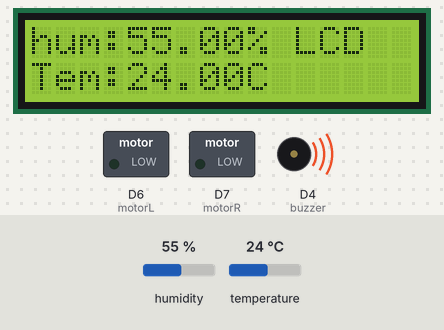
Recording of a sketch running on a simulated ESP8266 (NodeMCU). On the bench: 16×2 character LCD, switched loads named in the sketch (green lamp = pin HIGH), buzzer (waves = sounding, pin HIGH). The inputs (shaded band) are chosen by the test bench; at power-on: humidity 55 %, temperature 24 °C. What the sketch prints to the serial monitor is not drawn.

Above: at 2.7 s.
2.8 s: humidity set to 22 %
At 9.1 s:
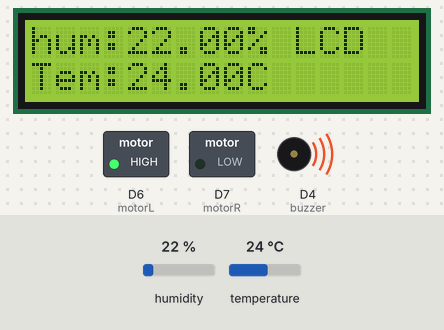
12.4 s: temperature set to 12 °C
At 14.7 s:
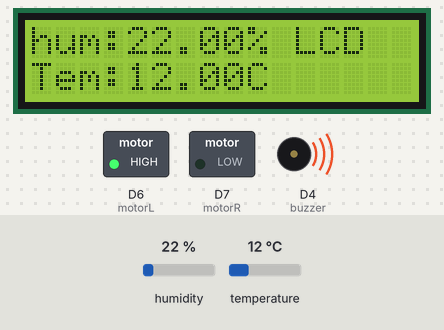
19.4 s: humidity set to 40 %
At 26.0 s:
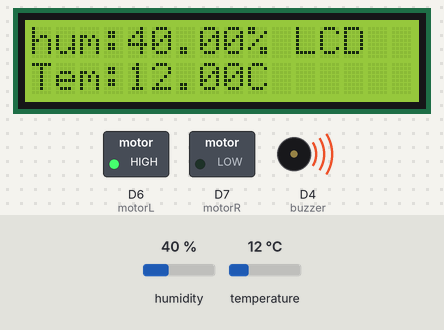
26.4 s: temperature set to 19 °C
At 31.7 s:
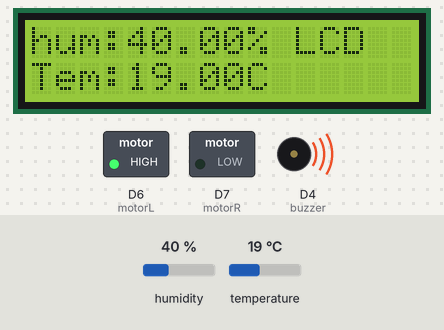
Timing chart, 0 to 34.4 s (numbered marks = the images above; inputs shaded):
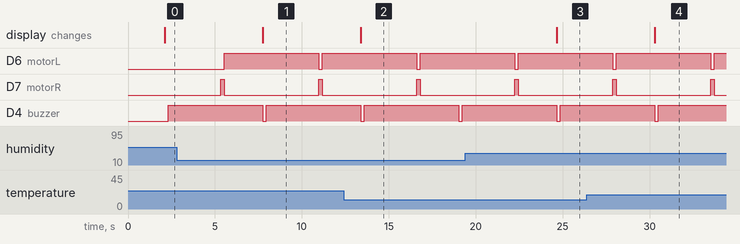

The sketch:

cs326.c.ino
```cpp
#include <Wire.h>
#include <LiquidCrystal_I2C.h>
#include "DHT.h"

LiquidCrystal_I2C lcd(0x27,16,2);
//LiquidCrystal_I2C lcd(0x3F,16,2);

DHT dht;
int buzzer = D4;
int dhtport = D5;
int motorL = D6;
int motorR = D7;

void setup() {
  Serial.begin(115200);
  Serial.println("Hello");
  //Serial.println("Status\tHumidity (%)\tTemperature (C)\t(F)");

  dht.setup(D5);

  lcd.begin();
  lcd.backlight();
  lcd.setCursor(0,0);
  lcd.print("Hello from LCD");
  lcd.setCursor(2,1);
  lcd.print("- Buzzer");

  pinMode(buzzer, OUTPUT);
  pinMode(motorL, OUTPUT);
  pinMode(motorR, OUTPUT);

}

void loop() {
  delay(dht.getMinimumSamplingPeriod());

  float humidity = dht.getHumidity();
  float temperature = dht.getTemperature();

  Serial.print(dht.getStatusString());
  Serial.print("\tHumidity : ");
  Serial.print(humidity,1);
  Serial.print("\t\tTemp C : ");
  Serial.print(temperature,1);
  Serial.println(dht.toFahrenheit(temperature), 1);

  lcd.setCursor(0, 0);
  lcd.print("hum:     ");
  lcd.setCursor(4, 0);
  lcd.print(humidity);
  lcd.setCursor(9, 0);
  lcd.print("%");
  lcd.setCursor(0, 1);
  lcd.print("Tem:     ");
  lcd.setCursor(4, 1);
  lcd.print(temperature);
  lcd.setCursor(9, 1);
  lcd.print("C");

  //sound
  digitalWrite(buzzer, LOW);
  delay(200);
  digitalWrite(buzzer, HIGH);
  delay(3000);

  //fan
  digitalWrite(motorL, LOW);
  digitalWrite(motorR, HIGH);
  delay(200);
  digitalWrite(motorL, HIGH);
  digitalWrite(motorR, LOW);
  delay(200);
  //delay(2000);

}
```

Measured:
- after the input at 2.8 s, the display: changes after 5.0 s (image 1)
- after the input at 12.4 s, the display: changes after 1.0 s (image 2)
- after the input at 19.4 s, the display: changes after 5.3 s (image 3)
- after the input at 26.4 s, the display: changes after 3.9 s (image 4)
- by itself, D7 (motorR): alternates HIGH for 0.20 s and LOW for 5.4 s
